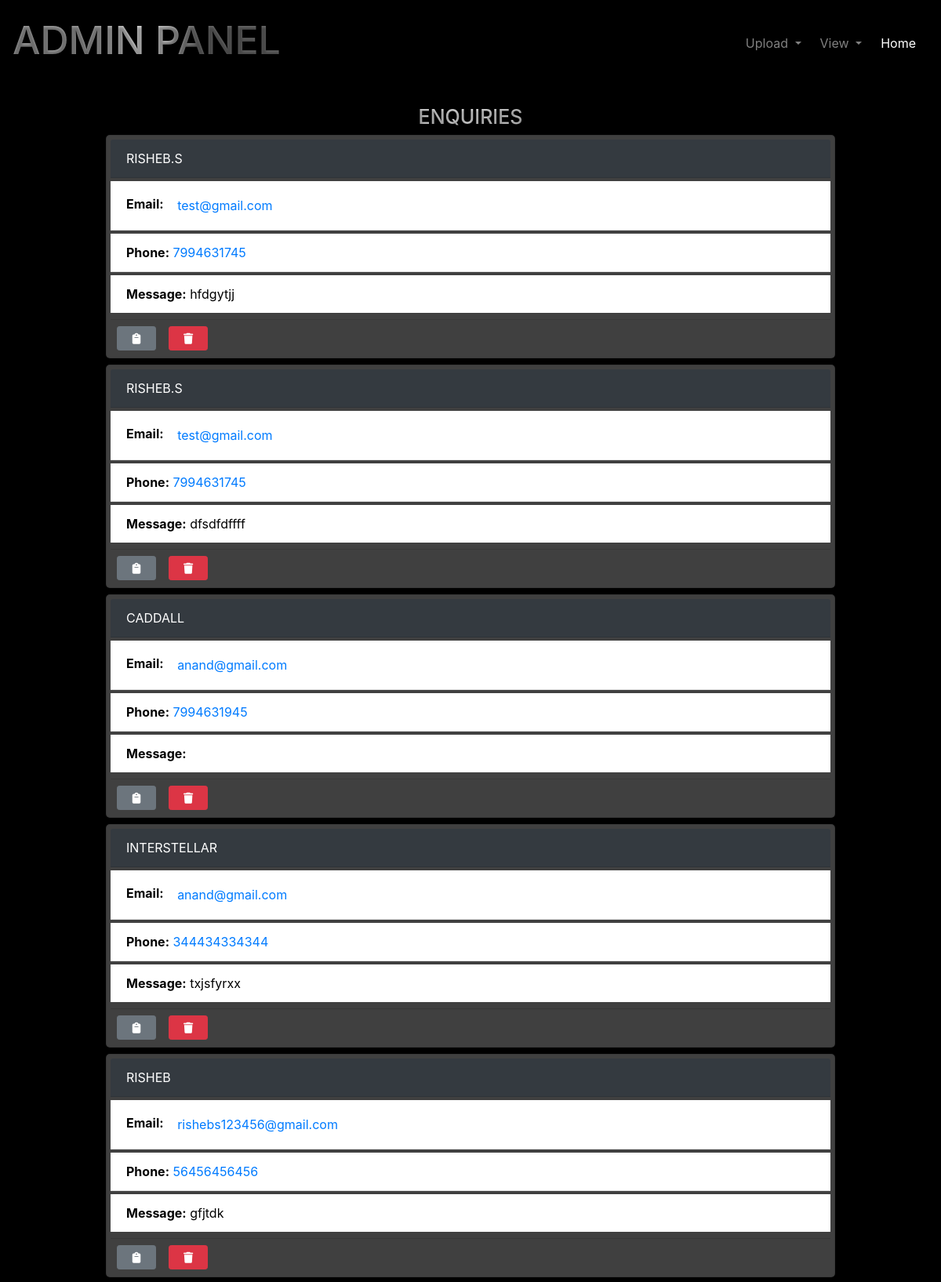
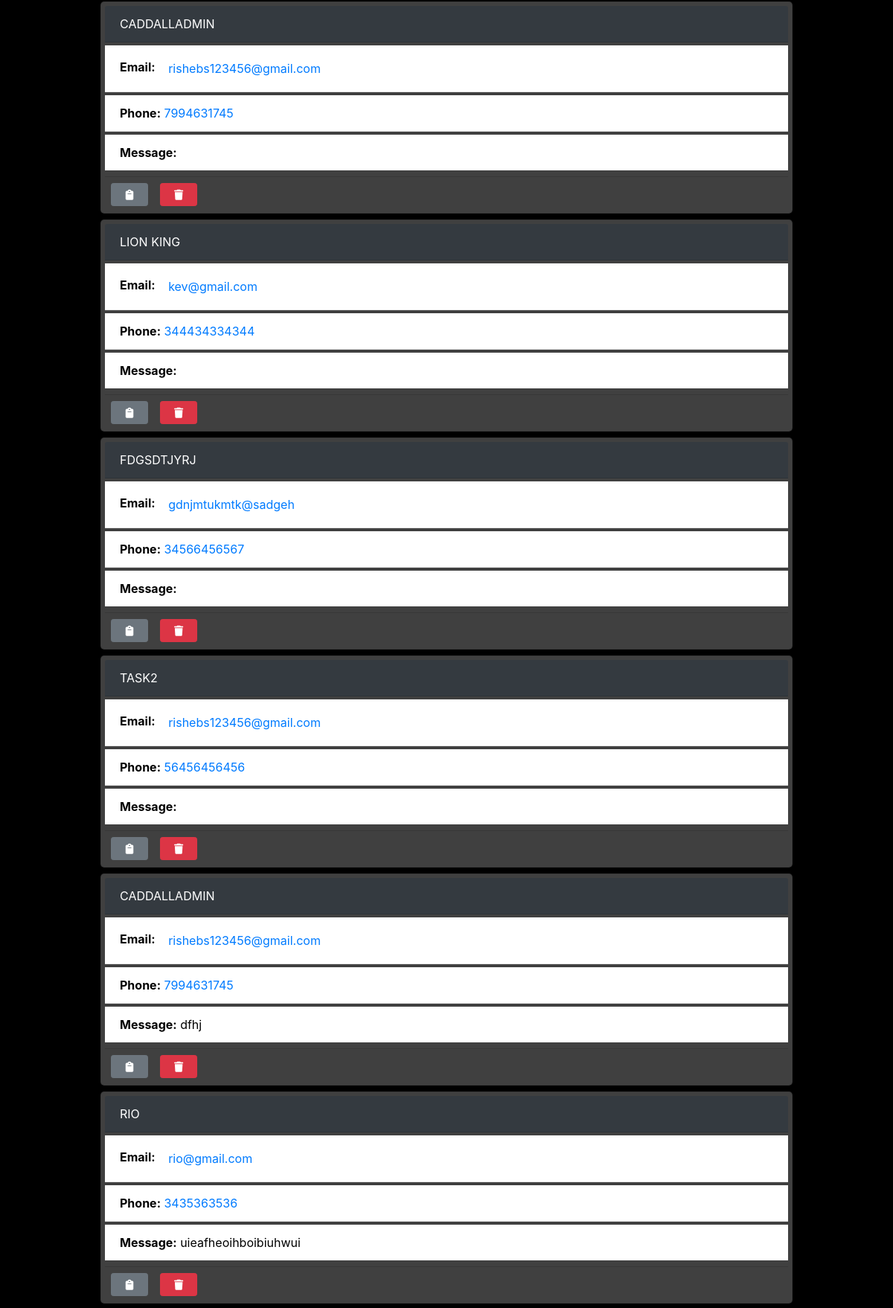
Page // (upper part) on the committed database (2 pictures, top to bottom).
### credential/models.py (models this page shows, shortened)
class Cad(models.Model):
    name=models.CharField(max_length=250)
    email=models.CharField(max_length=250)
    phone=models.IntegerField(max_length=15)
    message=models.TextField(max_length=500,null=True,blank=True)
    created_at = models.DateTimeField(auto_now_add=True)

### credential/views.py (the view)
# urls.py: path('/',views.dashboard,name='dashboard'),
def dashboard(request):
    enquire = Cad.objects.all().order_by('-created_at')
    context = {
        'enquiry_list': enquire
    }
    return render(request,"dashboard.html",context)

### templates/dashboard.html (shortened to what this page needs)
{% load static %}
<!DOCTYPE html>
<html lang="en">
<head>
    <link rel="stylesheet" href="https://cdnjs.cloudflare.com/ajax/libs/font-awesome/6.5.2/css/all.min.css" />
    <link rel="stylesheet" href="https://cdnjs.cloudflare.com/ajax/libs/font-awesome/5.15.4/css/all.min.css">
    <link rel="stylesheet" href="node_modules/@fortawesome/fontawesome-free/css/all.min.css">
    <link rel="stylesheet" href="https://maxcdn.bootstrapcdn.com/bootstrap/4.5.2/css/bootstrap.min.css">
    <link rel="stylesheet" href="https://cdn.jsdelivr.net/npm/bootstrap@4.6.2/dist/css/bootstrap.min.css">
    <link rel="stylesheet" href="{% static 'style1.css' %}">
</head>
<body>
<div class="sticky-top shadow-sm">
    <nav class="navbar navbar-expand-lg navbar-dark py-3">
        <a  class="navbar-brand">
            <h1 class="steel-text">ADMIN PANEL</h1>
        </a>
        <div class="collapse navbar-collapse" id="navbarCollapse">
            <div class="navbar-nav ms-auto py-0">
                <div class="nav-item dropdown">
                    <a href="#" class="nav-link dropdown-toggle mr-2" id="navbarDropdown" role="button" data-bs-toggle="dropdown" aria-expanded="false">
                        Upload
                    </a>
                </div>
                <div class="nav-item dropdown">
                    <a href="#" class="nav-link dropdown-toggle mr-2" id="navbarDropdown2" role="button" data-bs-toggle="dropdown" aria-expanded="false">
                        View
                    </a>
                </div>
                <a href="{% url 'credential:index' %}" class="nav-item nav-link active mr-2">Home</a>
            </div>
        </div>
    </nav>
</div>
<h3 class="steel-text mt-4 text-center">ENQUIRIES</h3>
<div class="container col-md-10 mb-5">
    {% for i in enquiry_list %}
        <div class="card mb-2">
            <div class="card-header bg-dark text-white text-uppercase mb-1">
                {{i.name}}
            </div>
            <ul class="list-group list-group-flush">
                <li class="list-group-item mb-1"><strong>Email:</strong> <a href="mailto:{{i.email}}" class="btn btn-link" id="copyEmail">{{i.email}}</a></li>
                <li class="list-group-item mb-1">
                <strong>Phone:</strong>
                <a href="tel:{{ i.phone }}" class="text-decoration-none">{{ i.phone }}</a>
                </li>
                <li class="list-group-item mb-2"><strong>Message:</strong> {{i.message}}</li>
            </ul>
            <div class="d-flex justify-content-start ml-2 mb-1">
                <button class="btn btn-secondary btn-sm mt-2" style="width:50px;" onclick="copyCardInfo('{{i.name}}', '{{i.email}}', '{{i.phone}}', '{{i.message}}')"><i class="fa-solid fa-clipboard"></i></button>
                <button class="btn btn-danger btn-sm mt-2 ml-3" style="width:50px;" onclick="deleteEnquiry('{{i.id}}')"><i class="fa-solid fa-trash"></i></button>
            </div>
        </div>
    {% endfor %}
</div>
</body>
</html>

### static/style1.css (style rules this page uses)
.card { background-color:dark; padding:5px; border-radius:5px; title-color:grey }

### templates/dashboard.html (style rules this page uses)
body { background-color: black; background-size: cover; background-repeat: no-repeat; background-attachment: fixed; color: white; }
.navbar { background-color: black }
.steel-text { color: transparent; background: linear-gradient(to right, #999 30%, #ddd 50%, #666 70%); -webkit-background-clip: text; background-clip: text; text-shadow: 0 2px 3px rgba(0, 0, 0, 0.3); }
.card { background-color: rgba(128, 128, 128, 0.5); }
.card .card-header, .card .list-group-item { color: black; }
@media (min-width: 768px) { .navbar-nav { margin-left: auto; } }
@media (min-width: 992px) { .container { width: 80%; margin: auto; } }
@media (min-width: 992px) { .navbar-brand h1 { font-size: 50px; } }
@media (min-width: 992px) { .steel-text { font-size: 25px; margin-left: auto; margin-right: auto; } }
@media (min-width: 992px) { .col-md-10 { margin-left: auto; margin-right: auto; } }

### rows in the picture
Cad: name "RISHEB.S", email "test@gmail.com", phone "7994631745", message "hfdgytjj"
Cad: name "RISHEB.S", email "test@gmail.com", phone "7994631745", message "dfsdfdffff"
Cad: name "CADDALL", email "anand@gmail.com", phone "7994631945"
Cad: name "INTERSTELLAR", email "anand@gmail.com", phone "344434334344", message "txjsfyrxx"
Cad: name "RISHEB", email "rishebs123456@gmail.com", phone "56456456456", message "gfjtdk"
Cad: name "CADDALLADMIN", email "rishebs123456@gmail.com", phone "7994631745"
Cad: name "LION KING", email "kev@gmail.com", phone "344434334344"
Cad: name "FDGSDTJYRJ", email "gdnjmtukmtk@sadgeh", phone "34566456567"
Cad: name "TASK2", email "rishebs123456@gmail.com", phone "56456456456"
Cad: name "CADDALLADMIN", email "rishebs123456@gmail.com", phone "7994631745", message "dfhj"
Cad: name "RIO", email "rio@gmail.com", phone "3435363536", message "uieafheoihboibiuhwui"
